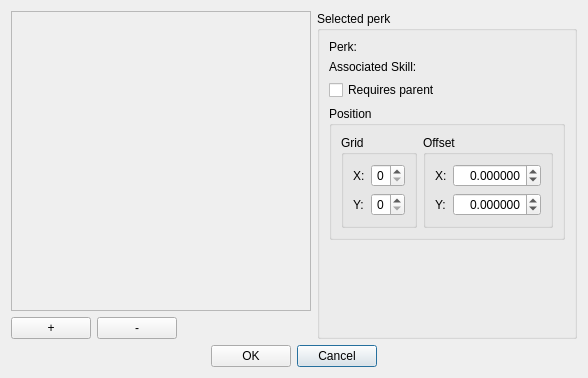
<?xml version="1.0" encoding="UTF-8"?>
<ui version="4.0">
 <class>FormSubdialogActorValueInfoPerkTree</class>
 <widget class="QDialog" name="FormSubdialogActorValueInfoPerkTree">
  <property name="windowTitle">
   <string>Perk Tree</string>
  </property>
  <layout class="QGridLayout" name="gridLayout_2">
   <item row="0" column="0">
    <layout class="QVBoxLayout" name="verticalLayout">
     <item>
      <widget class="QScrollArea" name="scrollbox">
       <property name="minimumSize">
        <size>
         <width>300</width>
         <height>300</height>
        </size>
       </property>
       <property name="widgetResizable">
        <bool>true</bool>
       </property>
       <widget class="QWidget" name="dummy">
        <property name="geometry">
         <rect>
          <x>0</x>
          <y>0</y>
          <width>298</width>
          <height>298</height>
         </rect>
        </property>
       </widget>
      </widget>
     </item>
     <item>
      <layout class="QHBoxLayout" name="horizontalLayout">
       <item>
        <widget class="QPushButton" name="buttonZoomIn">
         <property name="accessibleName">
          <string>Zoom In</string>
         </property>
         <property name="text">
          <string>+</string>
         </property>
         <property name="autoDefault">
          <bool>false</bool>
         </property>
        </widget>
       </item>
       <item>
        <widget class="QPushButton" name="buttonZoomOut">
         <property name="accessibleName">
          <string>Zoom Out</string>
         </property>
         <property name="text">
          <string>-</string>
         </property>
         <property name="autoDefault">
          <bool>false</bool>
         </property>
        </widget>
       </item>
       <item>
        <spacer name="horizontalSpacer">
         <property name="orientation">
          <enum>Qt::Horizontal</enum>
         </property>
         <property name="sizeHint" stdset="0">
          <size>
           <width>40</width>
           <height>20</height>
          </size>
         </property>
        </spacer>
       </item>
      </layout>
     </item>
    </layout>
   </item>
   <item row="0" column="1">
    <widget class="QGroupBox" name="groupboxCurrentNode">
     <property name="title">
      <string>Selected perk</string>
     </property>
     <layout class="QGridLayout" name="gridLayout">
      <item row="0" column="0">
       <widget class="QLabel" name="label">
        <property name="text">
         <string>Perk:</string>
        </property>
        <property name="buddy">
         <cstring>currentNodePerk</cstring>
        </property>
       </widget>
      </item>
      <item row="1" column="1">
       <widget class="DKFormPicker" name="currentNodeSkill"/>
      </item>
      <item row="4" column="0">
       <spacer name="verticalSpacer">
        <property name="orientation">
         <enum>Qt::Vertical</enum>
        </property>
        <property name="sizeHint" stdset="0">
         <size>
          <width>20</width>
          <height>40</height>
         </size>
        </property>
       </spacer>
      </item>
      <item row="1" column="0">
       <widget class="QLabel" name="label_2">
        <property name="text">
         <string>Associated Skill:</string>
        </property>
        <property name="buddy">
         <cstring>currentNodeSkill</cstring>
        </property>
       </widget>
      </item>
      <item row="0" column="1">
       <widget class="DKFormPicker" name="currentNodePerk">
        <property name="allowNone">
         <bool>false</bool>
        </property>
       </widget>
      </item>
      <item row="2" column="0" colspan="2">
       <widget class="QCheckBox" name="currentNodeRequiresParent">
        <property name="text">
         <string>Requires parent</string>
        </property>
       </widget>
      </item>
      <item row="3" column="0" colspan="2">
       <widget class="QGroupBox" name="groupBox">
        <property name="title">
         <string>Position</string>
        </property>
        <layout class="QHBoxLayout" name="horizontalLayout_3">
         <item>
          <widget class="QGroupBox" name="groupBox_2">
           <property name="title">
            <string>Grid</string>
           </property>
           <layout class="QGridLayout" name="gridLayout_3" columnstretch="0,1">
            <item row="1" column="0">
             <widget class="QLabel" name="label_5">
              <property name="text">
               <string>Y:</string>
              </property>
              <property name="buddy">
               <cstring>currentNodeGridY</cstring>
              </property>
             </widget>
            </item>
            <item row="0" column="0">
             <widget class="QLabel" name="label_3">
              <property name="text">
               <string>X:</string>
              </property>
              <property name="buddy">
               <cstring>currentNodeGridX</cstring>
              </property>
             </widget>
            </item>
            <item row="0" column="1">
             <widget class="QSpinBox" name="currentNodeGridX">
              <property name="alignment">
               <set>Qt::AlignRight|Qt::AlignTrailing|Qt::AlignVCenter</set>
              </property>
              <property name="maximum">
               <number>5</number>
              </property>
             </widget>
            </item>
            <item row="1" column="1">
             <widget class="QSpinBox" name="currentNodeGridY">
              <property name="alignment">
               <set>Qt::AlignRight|Qt::AlignTrailing|Qt::AlignVCenter</set>
              </property>
              <property name="maximum">
               <number>5</number>
              </property>
             </widget>
            </item>
           </layout>
          </widget>
         </item>
         <item>
          <widget class="QGroupBox" name="groupBox_3">
           <property name="title">
            <string>Offset</string>
           </property>
           <layout class="QGridLayout" name="gridLayout_4" columnstretch="0,1">
            <item row="1" column="0">
             <widget class="QLabel" name="label_6">
              <property name="text">
               <string>Y:</string>
              </property>
              <property name="buddy">
               <cstring>currentNodeOffsetY</cstring>
              </property>
             </widget>
            </item>
            <item row="0" column="0">
             <widget class="QLabel" name="label_4">
              <property name="text">
               <string>X:</string>
              </property>
              <property name="buddy">
               <cstring>currentNodeOffsetX</cstring>
              </property>
             </widget>
            </item>
            <item row="0" column="1">
             <widget class="QDoubleSpinBox" name="currentNodeOffsetX">
              <property name="alignment">
               <set>Qt::AlignRight|Qt::AlignTrailing|Qt::AlignVCenter</set>
              </property>
              <property name="decimals">
               <number>6</number>
              </property>
              <property name="minimum">
               <double>-49.999999000000003</double>
              </property>
              <property name="maximum">
               <double>49.999999000000003</double>
              </property>
             </widget>
            </item>
            <item row="1" column="1">
             <widget class="QDoubleSpinBox" name="currentNodeOffsetY">
              <property name="alignment">
               <set>Qt::AlignRight|Qt::AlignTrailing|Qt::AlignVCenter</set>
              </property>
              <property name="decimals">
               <number>6</number>
              </property>
              <property name="minimum">
               <double>-49.999999000000003</double>
              </property>
              <property name="maximum">
               <double>49.999999000000003</double>
              </property>
             </widget>
            </item>
           </layout>
          </widget>
         </item>
        </layout>
       </widget>
      </item>
     </layout>
    </widget>
   </item>
   <item row="1" column="0" colspan="2">
    <layout class="QHBoxLayout" name="horizontalLayout_2">
     <item>
      <spacer name="horizontalSpacer_2">
       <property name="orientation">
        <enum>Qt::Horizontal</enum>
       </property>
       <property name="sizeHint" stdset="0">
        <size>
         <width>40</width>
         <height>20</height>
        </size>
       </property>
      </spacer>
     </item>
     <item>
      <widget class="QPushButton" name="buttonOK">
       <property name="text">
        <string>OK</string>
       </property>
       <property name="autoDefault">
        <bool>false</bool>
       </property>
      </widget>
     </item>
     <item>
      <widget class="QPushButton" name="buttonCancel">
       <property name="text">
        <string>Cancel</string>
       </property>
      </widget>
     </item>
     <item>
      <spacer name="horizontalSpacer_3">
       <property name="orientation">
        <enum>Qt::Horizontal</enum>
       </property>
       <property name="sizeHint" stdset="0">
        <size>
         <width>40</width>
         <height>20</height>
        </size>
       </property>
      </spacer>
     </item>
    </layout>
   </item>
  </layout>
 </widget>
 <customwidgets>
  <customwidget>
   <class>DKFormPicker</class>
   <extends>QWidget</extends>
   <header>widgets/DKFormPicker.h</header>
  </customwidget>
 </customwidgets>
 <tabstops>
  <tabstop>scrollbox</tabstop>
  <tabstop>currentNodePerk</tabstop>
  <tabstop>currentNodeSkill</tabstop>
  <tabstop>currentNodeRequiresParent</tabstop>
  <tabstop>currentNodeGridX</tabstop>
  <tabstop>currentNodeOffsetX</tabstop>
  <tabstop>currentNodeGridY</tabstop>
  <tabstop>currentNodeOffsetY</tabstop>
  <tabstop>buttonZoomIn</tabstop>
  <tabstop>buttonZoomOut</tabstop>
  <tabstop>buttonOK</tabstop>
  <tabstop>buttonCancel</tabstop>
 </tabstops>
 <resources/>
 <connections/>
</ui>
